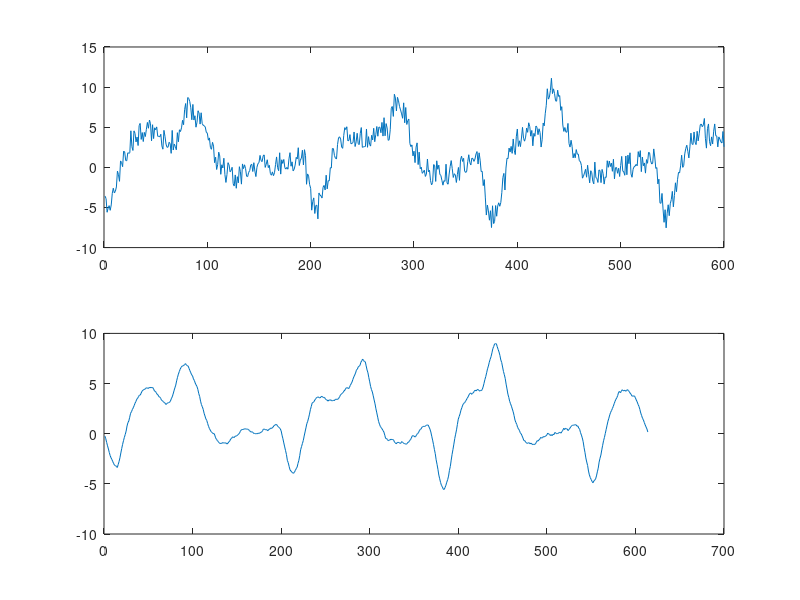

This chart was generated by the following MATLAB code:
%Significance of MA system
clc
clear all
close all
%Step 1: Read the input signal
load DataEOG.txt
x=DataEOG;
%Step 2: Smoothen the data using MA filter
h=1/15*ones(1,15);
%Step 3: Filter the signal x using h
y=conv(x,h);
subplot(2,1,1),plot(x)
subplot(2,1,2),plot(y)
